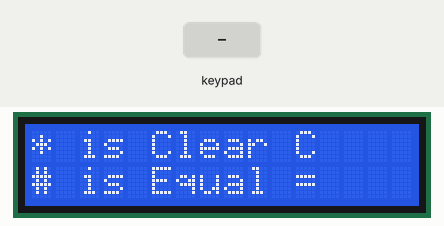
This sketch was run on a simulated Arduino Uno, built with avr-gcc and run on an emulated ATmega328P. Shown: 16×2 character LCD. The inputs (shaded band) are chosen by the test bench.

Above: at 10.1 s.
16.3 s: keypad keys 7 + 5 = pressed 0.4 s apart
At 18.0 s:
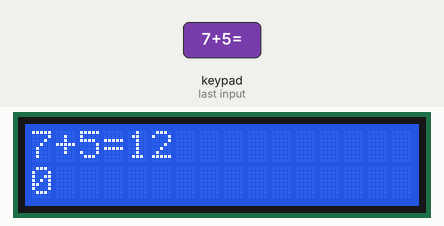
19.4 s: key '*' pressed
At 20.6 s:
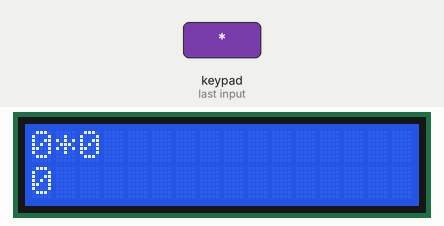
20.9 s: keypad keys 8 / 2 = pressed 0.4 s apart
At 22.6 s:
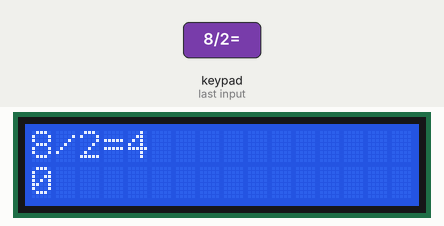
24.0 s: keypad keys 9 - 4 = pressed 0.4 s apart
At 26.3 s:
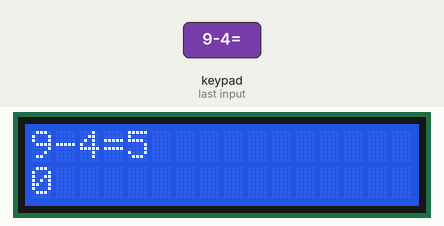
27.1 s: keypad keys 6 * 7 = pressed 0.4 s apart
At 29.7 s:
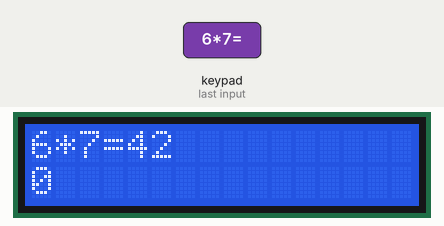
30.2 s: key '1' pressed
At 31.3 s:
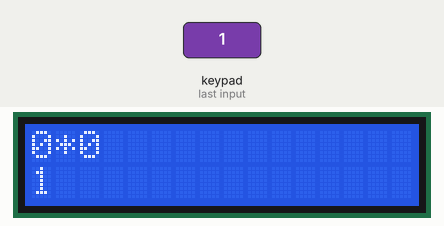
Timing chart, 0 to 32.7 s (numbered marks = the images above; inputs shaded):
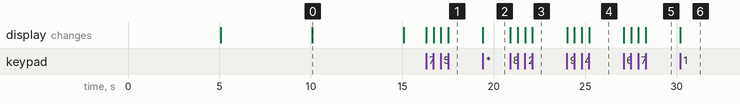

The sketch:

lab11_keypad_4x4_calculator.ino
```cpp
#include <Keypad.h>
#include <LiquidCrystal.h>

#define wait 5000

// Setup for LCD
// LiquidCrystal(rs, enable, d4, d5, d6, d7)
#define rs 13
#define enable 12
#define d4 11
#define d5 10
#define d6 9
#define d7 8

LiquidCrystal lcd(rs, enable, d4, d5, d6, d7);

// Set up for Keypad
const int ROW_NUM = 4; //four rows
const int COLUMN_NUM = 4; //four columns

char keys[ROW_NUM][COLUMN_NUM] = {
  {'1','2','3', '+'},
  {'4','5','6', '-'},
  {'7','8','9', '*'},
  {'C','0','=', '/'}
};

byte pin_rows[ROW_NUM] = {1, 2, 3, 4}; //connect to the row pinouts of the keypad
byte pin_column[COLUMN_NUM] = {5, 6, 7, 0}; //connect to the column pinouts of the keypad

Keypad keypad = Keypad(makeKeymap(keys), pin_rows, pin_column, ROW_NUM, COLUMN_NUM);

// Decleare global variables
int num_one, num_two, num;
char key, action;
bool result;

// Reset data after every calculation
// or Clear function
void ClearData()
{
  num_one = 0;
  num_two = 0;
  num = 0;
  result = false;
}

// Detect buttons
void DetectButton()
{
  lcd.clear();

  // Number 1
  if(key=='1')
  {
    if(num==0)
    {
      num = 1;
    }
    else
    {
      num = num*10 + 1;
    }
  }

  // Number 2
  if(key=='2')
  {
    if(num==0)
    {
      num = 2;
    }
    else
    {
      num = num*10 + 2;
    }
  }

  // Number 3
  if(key=='3')
  {
    if(num==0)
    {
      num = 3;
    }
    else
    {
      num = num*10 + 3;
    }
  }

  // Number 4
  if(key=='4')
  {
    if(num==0)
    {
      num = 4;
    }
    else
    {
      num = num*10 + 4;
    }
  }

  // Number 5
  if(key=='5')
  {
    if(num==0)
    {
      num = 5;
    }
    else
    {
      num = num*10 + 5;
    }
  }

  // Number 6
  if(key=='6')
  {
    if(num==0)
    {
      num = 6;
    }
    else
    {
      num = num*10 + 6;
    }
  }

  // Number 7
  if(key=='7')
  {
    if(num==0)
    {
      num = 7;
    }
    else
    {
      num = num*10 + 7;
    }
  }

  // Number 8
  if(key=='8')
  {
    if(num==0)
    {
      num = 8;
    }
    else
    {
      num = num*10 + 8;
    }
  }

  // Number 9
  if(key=='9')
  {
    if(num==0)
    {
      num = 9;
    }
    else
    {
      num = num*10 + 9;
    }
  }

  // Operators
  if(key=='+' || key=='-' || key=='*' || key=='/')
  {
    num_one = num;
    num = 0;

    if(key=='+') { action = '+'; }
    if(key=='-') { action = '-'; }
    if(key=='*') { action = '*'; }
    if(key=='/') { action = '/'; }
  }

  // Functions
  if(key=='=')
  {
    num_two = num;
    num = 0;
    result = true;
  }

  if(key=='C')
  {
    ClearData();
  }
}

void Calculation()
{
  if(action=='+')
  {
    num = num_one + num_two;
  }

  if(action=='-')
  {
    num = num_one - num_two;
  }

  if(action=='*')
  {
    num = num_one * num_two;
  }

  if(action=='/')
  {
    num = num_one / num_two;
  }
}

void DisplayResult()
{
  lcd.setCursor(0, 0);
  lcd.print(num_one);
  lcd.print(action);
  lcd.print(num_two);

  if(result==true)
  {
    lcd.print("=");
    lcd.print(num);

    ClearData();
  }

  lcd.setCursor(0, 1);
  lcd.print(num);
}

void setup()
{
  // Setting LCD screen
  lcd.begin(16, 2);

  // Print name of the lab
  lcd.setCursor(0, 0);
  lcd.print("Lab 11:");
  lcd.setCursor(0, 1);
  lcd.print("Keypad 4x4");
  delay(wait);
  lcd.clear();

  // Print operation buttons
  lcd.setCursor(0, 0);
  lcd.print("A is +    B is -");
  lcd.setCursor(0, 1);
  lcd.print("C is *    D is /");
  delay(wait);
  lcd.clear();

  lcd.setCursor(0, 0);
  lcd.print("* is Clear C");
  lcd.setCursor(0, 1);
  lcd.print("# is Equal =");
  delay(wait);
  lcd.clear();
}

void loop()
{
  lcd.setCursor(0, 0);
  key = keypad.getKey();
  if(key)
  {
    DetectButton();
    if(result)
    {
      Calculation();
    }
    DisplayResult();
  }
}
```

Measured:
- after the input at 16.3 s, the display: first changes at once (image 1 shows a later state)
- after the input at 19.4 s, the display: changes at once (image 2)
- after the input at 20.9 s, the display: first changes at once (image 3 shows a later state)
- after the input at 24.0 s, the display: first changes at once (image 4 shows a later state)
- after the input at 27.1 s, the display: first changes at once (image 5 shows a later state)
- after the input at 30.2 s, the display: changes at once (image 6)
- what the display in image 0 shows lasts 5.0 s, from 10.1 s to 15.1 s
